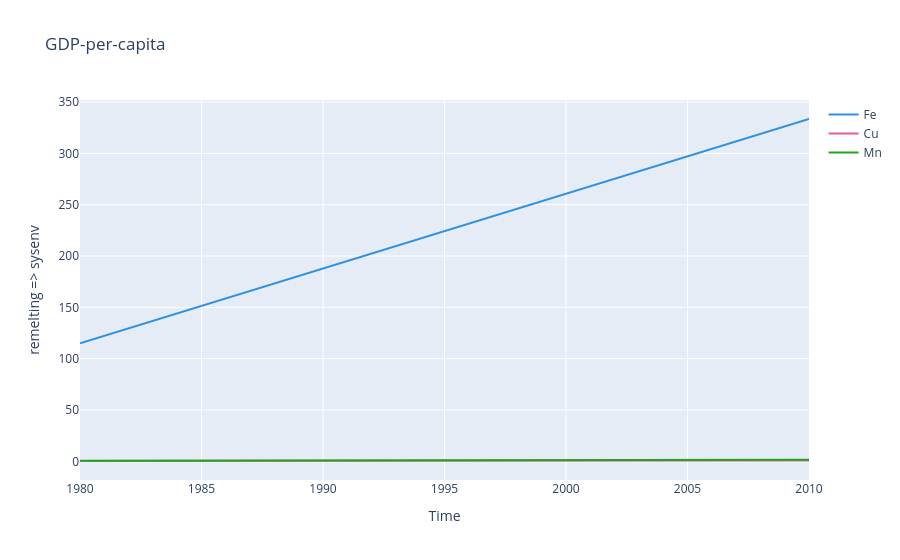

Notebook code for this chart:
### Markdown cell above
## 5. Results
Here we answer the research questions from the beginning of the notebook.

**How much copper accumulates in the secondary steel assuming that all available scrap is remelted?**

Clicking on the `Fe` entry of the plot legend hides it and adjusts the y-axis to better display the trace elements `Mn` and `Cu`.

### Code cell
remelted = mfa_example.flows["remelting => sysenv"]

plotter = PlotlyArrayPlotter(
    array=remelted,
    intra_line_dim="Time",
    linecolor_dim="Material",
    title="GDP-per-capita",
)
fig = plotter.plot(do_show=True)

### Figure 1 — Plotly figure (JSON) as saved in the notebook; plotly's stock layout.template omitted (floating-point values rounded to 4 significant figures)
{"data": [{"line": {"color": "#2E91E5", "dash": "solid"}, "name": "Fe", "showlegend": true, "type": "scatter", "x": [1980, 1981, 1982, 1983, 1984, 1985, 1986, 1987, 1988, 1989, 1990, 1991, 1992, 1993, 1994, 1995, 1996, 1997, 1998, 1999, 2000, 2001, 2002, 2003, 2004, 2005, 2006, 2007, 2008, 2009, 2010], "xaxis": "x", "y": [114.9, 122.2, 129.5, 136.8, 144.1, 151.3, 158.6, 165.9, 173.2, 180.5, 187.8, 195.0, 202.3, 209.6, 216.9, 224.2, 231.5, 238.8, 246.0, 253.3, 260.6, 267.9, 275.2, 282.5, 289.7, 297.0, 304.3, 311.6, 318.9, 326.2, 333.5], "yaxis": "y"}, {"line": {"color": "#E15F99", "dash": "solid"}, "name": "Cu", "showlegend": true, "type": "scatter", "x": [1980, 1981, 1982, 1983, 1984, 1985, 1986, 1987, 1988, 1989, 1990, 1991, 1992, 1993, 1994, 1995, 1996, 1997, 1998, 1999, 2000, 2001, 2002, 2003, 2004, 2005, 2006, 2007, 2008, 2009, 2010], "xaxis": "x", "y": [0.3405, 0.3552, 0.3699, 0.3846, 0.3993, 0.414, 0.4287, 0.4434, 0.4581, 0.4728, 0.4875, 0.5022, 0.5169, 0.5316, 0.5463, 0.561, 0.5757, 0.5904, 0.6051, 0.6198, 0.6345, 0.6492, 0.6639, 0.6786, 0.6933, 0.708, 0.7227, 0.7374, 0.7521, 0.7668, 0.7815], "yaxis": "y"}, {"line": {"color": "#1CA71C", "dash": "solid"}, "name": "Mn", "showlegend": true, "type": "scatter", "x": [1980, 1981, 1982, 1983, 1984, 1985, 1986, 1987, 1988, 1989, 1990, 1991, 1992, 1993, 1994, 1995, 1996, 1997, 1998, 1999, 2000, 2001, 2002, 2003, 2004, 2005, 2006, 2007, 2008, 2009, 2010], "xaxis": "x", "y": [0.6415, 0.672, 0.7025, 0.733, 0.7635, 0.794, 0.8245, 0.855, 0.8855, 0.916, 0.9465, 0.977, 1.008, 1.038, 1.069, 1.099, 1.13, 1.16, 1.191, 1.221, 1.252, 1.282, 1.312, 1.343, 1.373, 1.404, 1.435, 1.465, 1.496, 1.526, 1.557], "yaxis": "y"}], "layout": {"title": {"text": "GDP-per-capita"}, "xaxis": {"anchor": "y", "domain": [0.0, 1.0], "title": {"text": "Time"}}, "yaxis": {"anchor": "x", "domain": [0.0, 1.0], "title": {"text": "remelting => sysenv"}}}}
